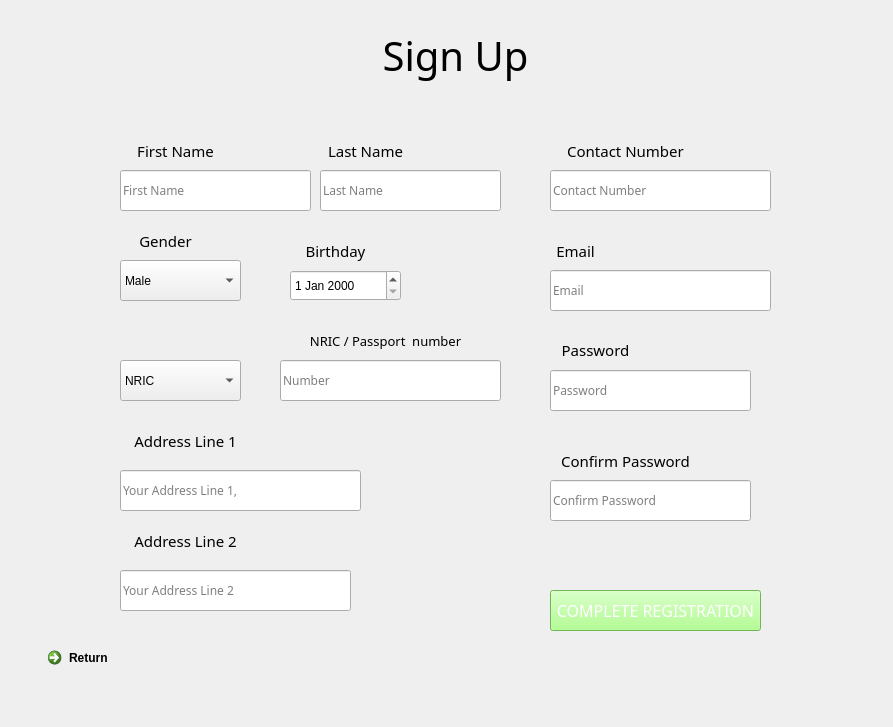
<?xml version="1.0" encoding="UTF-8"?>
<ui version="4.0">
 <class>RegisterPage</class>
 <widget class="QWidget" name="RegisterPage">
  <property name="geometry">
   <rect>
    <x>0</x>
    <y>0</y>
    <width>893</width>
    <height>727</height>
   </rect>
  </property>
  <property name="windowTitle">
   <string>Call A Doctor - Sign up page</string>
  </property>
  <widget class="QLineEdit" name="NameInput">
   <property name="geometry">
    <rect>
     <x>120</x>
     <y>170</y>
     <width>191</width>
     <height>41</height>
    </rect>
   </property>
   <property name="font">
    <font>
     <family>Bahnschrift Light</family>
    </font>
   </property>
   <property name="toolTip">
    <string>&lt;html&gt;&lt;head/&gt;&lt;body&gt;&lt;p&gt;Username&lt;/p&gt;&lt;p&gt;&lt;br/&gt;&lt;/p&gt;&lt;/body&gt;&lt;/html&gt;</string>
   </property>
   <property name="styleSheet">
    <string notr="true">Username</string>
   </property>
   <property name="text">
    <string/>
   </property>
   <property name="placeholderText">
    <string>First Name</string>
   </property>
  </widget>
  <widget class="QLabel" name="Welcome_label_2">
   <property name="enabled">
    <bool>true</bool>
   </property>
   <property name="geometry">
    <rect>
     <x>320</x>
     <y>20</y>
     <width>271</width>
     <height>71</height>
    </rect>
   </property>
   <property name="sizePolicy">
    <sizepolicy hsizetype="Preferred" vsizetype="Preferred">
     <horstretch>0</horstretch>
     <verstretch>0</verstretch>
    </sizepolicy>
   </property>
   <property name="font">
    <font>
     <family>Yu Gothic UI Semibold</family>
     <pointsize>30</pointsize>
     <weight>7</weight>
     <italic>false</italic>
     <bold>false</bold>
    </font>
   </property>
   <property name="layoutDirection">
    <enum>Qt::LeftToRight</enum>
   </property>
   <property name="autoFillBackground">
    <bool>false</bool>
   </property>
   <property name="styleSheet">
    <string notr="true">
font: 63 30pt &quot;Yu Gothic UI Semibold&quot;;</string>
   </property>
   <property name="text">
    <string>Sign Up</string>
   </property>
   <property name="alignment">
    <set>Qt::AlignCenter</set>
   </property>
  </widget>
  <widget class="QLineEdit" name="emailInput">
   <property name="geometry">
    <rect>
     <x>550</x>
     <y>270</y>
     <width>221</width>
     <height>41</height>
    </rect>
   </property>
   <property name="font">
    <font>
     <family>Bahnschrift Light</family>
    </font>
   </property>
   <property name="toolTip">
    <string>&lt;html&gt;&lt;head/&gt;&lt;body&gt;&lt;p&gt;Username&lt;/p&gt;&lt;p&gt;&lt;br/&gt;&lt;/p&gt;&lt;/body&gt;&lt;/html&gt;</string>
   </property>
   <property name="styleSheet">
    <string notr="true">Username</string>
   </property>
   <property name="text">
    <string/>
   </property>
   <property name="placeholderText">
    <string>Email</string>
   </property>
  </widget>
  <widget class="QLabel" name="FirstName">
   <property name="enabled">
    <bool>true</bool>
   </property>
   <property name="geometry">
    <rect>
     <x>50</x>
     <y>130</y>
     <width>251</width>
     <height>41</height>
    </rect>
   </property>
   <property name="sizePolicy">
    <sizepolicy hsizetype="Preferred" vsizetype="Preferred">
     <horstretch>0</horstretch>
     <verstretch>0</verstretch>
    </sizepolicy>
   </property>
   <property name="minimumSize">
    <size>
     <width>251</width>
     <height>41</height>
    </size>
   </property>
   <property name="font">
    <font>
     <family>Yu Gothic UI Semibold</family>
     <pointsize>11</pointsize>
     <weight>7</weight>
     <italic>false</italic>
     <bold>false</bold>
    </font>
   </property>
   <property name="toolTip">
    <string>&lt;html&gt;&lt;head/&gt;&lt;body&gt;&lt;p&gt;&lt;span style=&quot; font-size:10pt; font-weight:600;&quot;&gt;First name&lt;/span&gt;&lt;/p&gt;&lt;/body&gt;&lt;/html&gt;</string>
   </property>
   <property name="layoutDirection">
    <enum>Qt::LeftToRight</enum>
   </property>
   <property name="autoFillBackground">
    <bool>false</bool>
   </property>
   <property name="styleSheet">
    <string notr="true">
font: 63 11pt &quot;Yu Gothic UI Semibold&quot;;</string>
   </property>
   <property name="text">
    <string>First Name</string>
   </property>
   <property name="alignment">
    <set>Qt::AlignCenter</set>
   </property>
  </widget>
  <widget class="QLabel" name="Welcome_label_5">
   <property name="enabled">
    <bool>true</bool>
   </property>
   <property name="geometry">
    <rect>
     <x>450</x>
     <y>230</y>
     <width>251</width>
     <height>41</height>
    </rect>
   </property>
   <property name="sizePolicy">
    <sizepolicy hsizetype="Preferred" vsizetype="Preferred">
     <horstretch>0</horstretch>
     <verstretch>0</verstretch>
    </sizepolicy>
   </property>
   <property name="minimumSize">
    <size>
     <width>251</width>
     <height>41</height>
    </size>
   </property>
   <property name="font">
    <font>
     <family>Yu Gothic UI Semibold</family>
     <pointsize>11</pointsize>
     <weight>7</weight>
     <italic>false</italic>
     <bold>false</bold>
    </font>
   </property>
   <property name="toolTip">
    <string>&lt;html&gt;&lt;head/&gt;&lt;body&gt;&lt;p&gt;&lt;span style=&quot; font-size:10pt; font-weight:600;&quot;&gt;First name&lt;/span&gt;&lt;/p&gt;&lt;/body&gt;&lt;/html&gt;</string>
   </property>
   <property name="layoutDirection">
    <enum>Qt::LeftToRight</enum>
   </property>
   <property name="autoFillBackground">
    <bool>false</bool>
   </property>
   <property name="styleSheet">
    <string notr="true">
font: 63 11pt &quot;Yu Gothic UI Semibold&quot;;</string>
   </property>
   <property name="text">
    <string>Email</string>
   </property>
   <property name="alignment">
    <set>Qt::AlignCenter</set>
   </property>
  </widget>
  <widget class="QLineEdit" name="passwordInput">
   <property name="geometry">
    <rect>
     <x>550</x>
     <y>370</y>
     <width>201</width>
     <height>41</height>
    </rect>
   </property>
   <property name="font">
    <font>
     <family>Bahnschrift Light</family>
    </font>
   </property>
   <property name="toolTip">
    <string>&lt;html&gt;&lt;head/&gt;&lt;body&gt;&lt;p&gt;Username&lt;/p&gt;&lt;p&gt;&lt;br/&gt;&lt;/p&gt;&lt;/body&gt;&lt;/html&gt;</string>
   </property>
   <property name="styleSheet">
    <string notr="true">Username</string>
   </property>
   <property name="text">
    <string/>
   </property>
   <property name="placeholderText">
    <string>Password</string>
   </property>
  </widget>
  <widget class="QLabel" name="Welcome_label_6">
   <property name="enabled">
    <bool>true</bool>
   </property>
   <property name="geometry">
    <rect>
     <x>470</x>
     <y>330</y>
     <width>251</width>
     <height>41</height>
    </rect>
   </property>
   <property name="sizePolicy">
    <sizepolicy hsizetype="Preferred" vsizetype="Preferred">
     <horstretch>0</horstretch>
     <verstretch>0</verstretch>
    </sizepolicy>
   </property>
   <property name="minimumSize">
    <size>
     <width>251</width>
     <height>41</height>
    </size>
   </property>
   <property name="font">
    <font>
     <family>Yu Gothic UI Semibold</family>
     <pointsize>11</pointsize>
     <weight>7</weight>
     <italic>false</italic>
     <bold>false</bold>
    </font>
   </property>
   <property name="toolTip">
    <string>&lt;html&gt;&lt;head/&gt;&lt;body&gt;&lt;p&gt;&lt;br/&gt;&lt;/p&gt;&lt;/body&gt;&lt;/html&gt;</string>
   </property>
   <property name="layoutDirection">
    <enum>Qt::LeftToRight</enum>
   </property>
   <property name="autoFillBackground">
    <bool>false</bool>
   </property>
   <property name="styleSheet">
    <string notr="true">
font: 63 11pt &quot;Yu Gothic UI Semibold&quot;;</string>
   </property>
   <property name="text">
    <string>&lt;html&gt;&lt;head/&gt;&lt;body&gt;&lt;p align=&quot;center&quot;&gt;Password&lt;/p&gt;&lt;/body&gt;&lt;/html&gt;</string>
   </property>
   <property name="alignment">
    <set>Qt::AlignCenter</set>
   </property>
  </widget>
  <widget class="QLineEdit" name="confirmPasswordInput">
   <property name="geometry">
    <rect>
     <x>550</x>
     <y>480</y>
     <width>201</width>
     <height>41</height>
    </rect>
   </property>
   <property name="font">
    <font>
     <family>Bahnschrift Light</family>
    </font>
   </property>
   <property name="toolTip">
    <string>&lt;html&gt;&lt;head/&gt;&lt;body&gt;&lt;p&gt;Username&lt;/p&gt;&lt;p&gt;&lt;br/&gt;&lt;/p&gt;&lt;/body&gt;&lt;/html&gt;</string>
   </property>
   <property name="styleSheet">
    <string notr="true">Username</string>
   </property>
   <property name="text">
    <string/>
   </property>
   <property name="placeholderText">
    <string>Confirm Password</string>
   </property>
  </widget>
  <widget class="QLabel" name="Welcome_label_7">
   <property name="enabled">
    <bool>true</bool>
   </property>
   <property name="geometry">
    <rect>
     <x>500</x>
     <y>440</y>
     <width>251</width>
     <height>41</height>
    </rect>
   </property>
   <property name="sizePolicy">
    <sizepolicy hsizetype="Preferred" vsizetype="Preferred">
     <horstretch>0</horstretch>
     <verstretch>0</verstretch>
    </sizepolicy>
   </property>
   <property name="minimumSize">
    <size>
     <width>251</width>
     <height>41</height>
    </size>
   </property>
   <property name="font">
    <font>
     <family>Yu Gothic UI Semibold</family>
     <pointsize>11</pointsize>
     <weight>7</weight>
     <italic>false</italic>
     <bold>false</bold>
    </font>
   </property>
   <property name="toolTip">
    <string>&lt;html&gt;&lt;head/&gt;&lt;body&gt;&lt;p&gt;&lt;span style=&quot; font-size:10pt; font-weight:600;&quot;&gt;First name&lt;/span&gt;&lt;/p&gt;&lt;/body&gt;&lt;/html&gt;</string>
   </property>
   <property name="layoutDirection">
    <enum>Qt::LeftToRight</enum>
   </property>
   <property name="autoFillBackground">
    <bool>false</bool>
   </property>
   <property name="styleSheet">
    <string notr="true">
font: 63 11pt &quot;Yu Gothic UI Semibold&quot;;</string>
   </property>
   <property name="text">
    <string>Confirm Password</string>
   </property>
   <property name="alignment">
    <set>Qt::AlignCenter</set>
   </property>
  </widget>
  <widget class="QLineEdit" name="addressLine1Input">
   <property name="geometry">
    <rect>
     <x>120</x>
     <y>470</y>
     <width>241</width>
     <height>41</height>
    </rect>
   </property>
   <property name="font">
    <font>
     <family>Bahnschrift Light</family>
    </font>
   </property>
   <property name="toolTip">
    <string>&lt;html&gt;&lt;head/&gt;&lt;body&gt;&lt;p&gt;Username&lt;/p&gt;&lt;p&gt;&lt;br/&gt;&lt;/p&gt;&lt;/body&gt;&lt;/html&gt;</string>
   </property>
   <property name="styleSheet">
    <string notr="true">Username</string>
   </property>
   <property name="text">
    <string/>
   </property>
   <property name="placeholderText">
    <string>Your Address Line 1,</string>
   </property>
  </widget>
  <widget class="QLabel" name="Welcome_label_8">
   <property name="enabled">
    <bool>true</bool>
   </property>
   <property name="geometry">
    <rect>
     <x>60</x>
     <y>420</y>
     <width>251</width>
     <height>41</height>
    </rect>
   </property>
   <property name="sizePolicy">
    <sizepolicy hsizetype="Preferred" vsizetype="Preferred">
     <horstretch>0</horstretch>
     <verstretch>0</verstretch>
    </sizepolicy>
   </property>
   <property name="minimumSize">
    <size>
     <width>251</width>
     <height>41</height>
    </size>
   </property>
   <property name="font">
    <font>
     <family>Yu Gothic UI Semibold</family>
     <pointsize>11</pointsize>
     <weight>7</weight>
     <italic>false</italic>
     <bold>false</bold>
    </font>
   </property>
   <property name="toolTip">
    <string>&lt;html&gt;&lt;head/&gt;&lt;body&gt;&lt;p&gt;&lt;span style=&quot; font-size:10pt; font-weight:600;&quot;&gt;First name&lt;/span&gt;&lt;/p&gt;&lt;/body&gt;&lt;/html&gt;</string>
   </property>
   <property name="layoutDirection">
    <enum>Qt::LeftToRight</enum>
   </property>
   <property name="autoFillBackground">
    <bool>false</bool>
   </property>
   <property name="styleSheet">
    <string notr="true">
font: 63 11pt &quot;Yu Gothic UI Semibold&quot;;</string>
   </property>
   <property name="text">
    <string>Address Line 1</string>
   </property>
   <property name="alignment">
    <set>Qt::AlignCenter</set>
   </property>
  </widget>
  <widget class="QLabel" name="Welcome_label_9">
   <property name="enabled">
    <bool>true</bool>
   </property>
   <property name="geometry">
    <rect>
     <x>60</x>
     <y>520</y>
     <width>251</width>
     <height>41</height>
    </rect>
   </property>
   <property name="sizePolicy">
    <sizepolicy hsizetype="Preferred" vsizetype="Preferred">
     <horstretch>0</horstretch>
     <verstretch>0</verstretch>
    </sizepolicy>
   </property>
   <property name="minimumSize">
    <size>
     <width>251</width>
     <height>41</height>
    </size>
   </property>
   <property name="font">
    <font>
     <family>Yu Gothic UI Semibold</family>
     <pointsize>11</pointsize>
     <weight>7</weight>
     <italic>false</italic>
     <bold>false</bold>
    </font>
   </property>
   <property name="toolTip">
    <string>&lt;html&gt;&lt;head/&gt;&lt;body&gt;&lt;p&gt;&lt;span style=&quot; font-size:10pt; font-weight:600;&quot;&gt;First name&lt;/span&gt;&lt;/p&gt;&lt;/body&gt;&lt;/html&gt;</string>
   </property>
   <property name="layoutDirection">
    <enum>Qt::LeftToRight</enum>
   </property>
   <property name="autoFillBackground">
    <bool>false</bool>
   </property>
   <property name="styleSheet">
    <string notr="true">
font: 63 11pt &quot;Yu Gothic UI Semibold&quot;;</string>
   </property>
   <property name="text">
    <string>Address Line 2</string>
   </property>
   <property name="alignment">
    <set>Qt::AlignCenter</set>
   </property>
  </widget>
  <widget class="QLineEdit" name="addressLine2Input">
   <property name="geometry">
    <rect>
     <x>120</x>
     <y>570</y>
     <width>231</width>
     <height>41</height>
    </rect>
   </property>
   <property name="font">
    <font>
     <family>Bahnschrift Light</family>
    </font>
   </property>
   <property name="toolTip">
    <string>&lt;html&gt;&lt;head/&gt;&lt;body&gt;&lt;p&gt;Username&lt;/p&gt;&lt;p&gt;&lt;br/&gt;&lt;/p&gt;&lt;/body&gt;&lt;/html&gt;</string>
   </property>
   <property name="styleSheet">
    <string notr="true">Username</string>
   </property>
   <property name="text">
    <string/>
   </property>
   <property name="placeholderText">
    <string>Your Address Line 2</string>
   </property>
  </widget>
  <widget class="QPushButton" name="RegisterButton">
   <property name="geometry">
    <rect>
     <x>550</x>
     <y>590</y>
     <width>211</width>
     <height>41</height>
    </rect>
   </property>
   <property name="font">
    <font>
     <family>Bahnschrift SemiLight SemiConde</family>
     <pointsize>12</pointsize>
    </font>
   </property>
   <property name="autoFillBackground">
    <bool>false</bool>
   </property>
   <property name="styleSheet">
    <string notr="true">background-color: #9dff73;
color: #FFFFFF;
</string>
   </property>
   <property name="text">
    <string>COMPLETE REGISTRATION</string>
   </property>
   <property name="autoDefault">
    <bool>false</bool>
   </property>
  </widget>
  <widget class="QCommandLinkButton" name="commandLinkButton">
   <property name="geometry">
    <rect>
     <x>40</x>
     <y>640</y>
     <width>185</width>
     <height>41</height>
    </rect>
   </property>
   <property name="text">
    <string>Return</string>
   </property>
  </widget>
  <widget class="QLabel" name="Welcome_label_13">
   <property name="enabled">
    <bool>true</bool>
   </property>
   <property name="geometry">
    <rect>
     <x>0</x>
     <y>220</y>
     <width>251</width>
     <height>41</height>
    </rect>
   </property>
   <property name="sizePolicy">
    <sizepolicy hsizetype="Preferred" vsizetype="Preferred">
     <horstretch>0</horstretch>
     <verstretch>0</verstretch>
    </sizepolicy>
   </property>
   <property name="minimumSize">
    <size>
     <width>251</width>
     <height>41</height>
    </size>
   </property>
   <property name="font">
    <font>
     <family>Yu Gothic UI Semibold</family>
     <pointsize>10</pointsize>
     <weight>7</weight>
     <italic>false</italic>
     <bold>false</bold>
    </font>
   </property>
   <property name="toolTip">
    <string>&lt;html&gt;&lt;head/&gt;&lt;body&gt;&lt;p&gt;&lt;span style=&quot; font-size:10pt; font-weight:600;&quot;&gt;First name&lt;/span&gt;&lt;/p&gt;&lt;/body&gt;&lt;/html&gt;</string>
   </property>
   <property name="layoutDirection">
    <enum>Qt::LeftToRight</enum>
   </property>
   <property name="autoFillBackground">
    <bool>false</bool>
   </property>
   <property name="styleSheet">
    <string notr="true">
font: 63 10pt &quot;Yu Gothic UI Semibold&quot;;</string>
   </property>
   <property name="text">
    <string/>
   </property>
   <property name="alignment">
    <set>Qt::AlignCenter</set>
   </property>
  </widget>
  <widget class="QComboBox" name="GenderBox">
   <property name="geometry">
    <rect>
     <x>120</x>
     <y>260</y>
     <width>121</width>
     <height>41</height>
    </rect>
   </property>
   <property name="currentText">
    <string>Male</string>
   </property>
   <item>
    <property name="text">
     <string>Male</string>
    </property>
   </item>
   <item>
    <property name="text">
     <string>Female</string>
    </property>
   </item>
  </widget>
  <widget class="QLabel" name="Welcome_label_14">
   <property name="enabled">
    <bool>true</bool>
   </property>
   <property name="geometry">
    <rect>
     <x>40</x>
     <y>220</y>
     <width>251</width>
     <height>41</height>
    </rect>
   </property>
   <property name="sizePolicy">
    <sizepolicy hsizetype="Preferred" vsizetype="Preferred">
     <horstretch>0</horstretch>
     <verstretch>0</verstretch>
    </sizepolicy>
   </property>
   <property name="minimumSize">
    <size>
     <width>251</width>
     <height>41</height>
    </size>
   </property>
   <property name="font">
    <font>
     <family>Yu Gothic UI Semibold</family>
     <pointsize>11</pointsize>
     <weight>7</weight>
     <italic>false</italic>
     <bold>false</bold>
    </font>
   </property>
   <property name="toolTip">
    <string>&lt;html&gt;&lt;head/&gt;&lt;body&gt;&lt;p&gt;&lt;span style=&quot; font-size:10pt; font-weight:600;&quot;&gt;First name&lt;/span&gt;&lt;/p&gt;&lt;/body&gt;&lt;/html&gt;</string>
   </property>
   <property name="layoutDirection">
    <enum>Qt::LeftToRight</enum>
   </property>
   <property name="autoFillBackground">
    <bool>false</bool>
   </property>
   <property name="styleSheet">
    <string notr="true">
font: 63 11pt &quot;Yu Gothic UI Semibold&quot;;</string>
   </property>
   <property name="text">
    <string>Gender</string>
   </property>
   <property name="alignment">
    <set>Qt::AlignCenter</set>
   </property>
  </widget>
  <widget class="QDateEdit" name="BirthdateEdit">
   <property name="geometry">
    <rect>
     <x>290</x>
     <y>270</y>
     <width>111</width>
     <height>31</height>
    </rect>
   </property>
  </widget>
  <widget class="QLabel" name="Welcome_label_15">
   <property name="enabled">
    <bool>true</bool>
   </property>
   <property name="geometry">
    <rect>
     <x>210</x>
     <y>230</y>
     <width>251</width>
     <height>41</height>
    </rect>
   </property>
   <property name="sizePolicy">
    <sizepolicy hsizetype="Preferred" vsizetype="Preferred">
     <horstretch>0</horstretch>
     <verstretch>0</verstretch>
    </sizepolicy>
   </property>
   <property name="minimumSize">
    <size>
     <width>251</width>
     <height>41</height>
    </size>
   </property>
   <property name="font">
    <font>
     <family>Yu Gothic UI Semibold</family>
     <pointsize>11</pointsize>
     <weight>7</weight>
     <italic>false</italic>
     <bold>false</bold>
    </font>
   </property>
   <property name="toolTip">
    <string>&lt;html&gt;&lt;head/&gt;&lt;body&gt;&lt;p&gt;&lt;span style=&quot; font-size:10pt; font-weight:600;&quot;&gt;First name&lt;/span&gt;&lt;/p&gt;&lt;/body&gt;&lt;/html&gt;</string>
   </property>
   <property name="layoutDirection">
    <enum>Qt::LeftToRight</enum>
   </property>
   <property name="autoFillBackground">
    <bool>false</bool>
   </property>
   <property name="styleSheet">
    <string notr="true">
font: 63 11pt &quot;Yu Gothic UI Semibold&quot;;</string>
   </property>
   <property name="text">
    <string>Birthday</string>
   </property>
   <property name="alignment">
    <set>Qt::AlignCenter</set>
   </property>
  </widget>
  <widget class="QLineEdit" name="NumberInput">
   <property name="geometry">
    <rect>
     <x>280</x>
     <y>360</y>
     <width>221</width>
     <height>41</height>
    </rect>
   </property>
   <property name="font">
    <font>
     <family>Bahnschrift Light</family>
    </font>
   </property>
   <property name="toolTip">
    <string>&lt;html&gt;&lt;head/&gt;&lt;body&gt;&lt;p&gt;Username&lt;/p&gt;&lt;p&gt;&lt;br/&gt;&lt;/p&gt;&lt;/body&gt;&lt;/html&gt;</string>
   </property>
   <property name="styleSheet">
    <string notr="true">Username</string>
   </property>
   <property name="text">
    <string/>
   </property>
   <property name="placeholderText">
    <string>Number</string>
   </property>
  </widget>
  <widget class="QLabel" name="Welcome_label_10">
   <property name="enabled">
    <bool>true</bool>
   </property>
   <property name="geometry">
    <rect>
     <x>260</x>
     <y>320</y>
     <width>251</width>
     <height>41</height>
    </rect>
   </property>
   <property name="sizePolicy">
    <sizepolicy hsizetype="Preferred" vsizetype="Preferred">
     <horstretch>0</horstretch>
     <verstretch>0</verstretch>
    </sizepolicy>
   </property>
   <property name="minimumSize">
    <size>
     <width>251</width>
     <height>41</height>
    </size>
   </property>
   <property name="font">
    <font>
     <family>Yu Gothic UI Semibold</family>
     <pointsize>10</pointsize>
     <weight>7</weight>
     <italic>false</italic>
     <bold>false</bold>
    </font>
   </property>
   <property name="toolTip">
    <string>&lt;html&gt;&lt;head/&gt;&lt;body&gt;&lt;p&gt;&lt;span style=&quot; font-size:10pt; font-weight:600;&quot;&gt;First name&lt;/span&gt;&lt;/p&gt;&lt;/body&gt;&lt;/html&gt;</string>
   </property>
   <property name="layoutDirection">
    <enum>Qt::LeftToRight</enum>
   </property>
   <property name="autoFillBackground">
    <bool>false</bool>
   </property>
   <property name="styleSheet">
    <string notr="true">
font: 63 10pt &quot;Yu Gothic UI Semibold&quot;;</string>
   </property>
   <property name="text">
    <string>NRIC / Passport  number</string>
   </property>
   <property name="alignment">
    <set>Qt::AlignCenter</set>
   </property>
  </widget>
  <widget class="QComboBox" name="NumberType">
   <property name="geometry">
    <rect>
     <x>120</x>
     <y>360</y>
     <width>121</width>
     <height>41</height>
    </rect>
   </property>
   <item>
    <property name="text">
     <string>NRIC</string>
    </property>
   </item>
   <item>
    <property name="text">
     <string>Passport</string>
    </property>
   </item>
  </widget>
  <widget class="QLineEdit" name="LastNameInput">
   <property name="geometry">
    <rect>
     <x>320</x>
     <y>170</y>
     <width>181</width>
     <height>41</height>
    </rect>
   </property>
   <property name="font">
    <font>
     <family>Bahnschrift Light</family>
    </font>
   </property>
   <property name="toolTip">
    <string>&lt;html&gt;&lt;head/&gt;&lt;body&gt;&lt;p&gt;Username&lt;/p&gt;&lt;p&gt;&lt;br/&gt;&lt;/p&gt;&lt;/body&gt;&lt;/html&gt;</string>
   </property>
   <property name="styleSheet">
    <string notr="true">Username</string>
   </property>
   <property name="text">
    <string/>
   </property>
   <property name="placeholderText">
    <string>Last Name</string>
   </property>
  </widget>
  <widget class="QLabel" name="LastName">
   <property name="enabled">
    <bool>true</bool>
   </property>
   <property name="geometry">
    <rect>
     <x>240</x>
     <y>130</y>
     <width>251</width>
     <height>41</height>
    </rect>
   </property>
   <property name="sizePolicy">
    <sizepolicy hsizetype="Preferred" vsizetype="Preferred">
     <horstretch>0</horstretch>
     <verstretch>0</verstretch>
    </sizepolicy>
   </property>
   <property name="minimumSize">
    <size>
     <width>251</width>
     <height>41</height>
    </size>
   </property>
   <property name="font">
    <font>
     <family>Yu Gothic UI Semibold</family>
     <pointsize>11</pointsize>
     <weight>7</weight>
     <italic>false</italic>
     <bold>false</bold>
    </font>
   </property>
   <property name="toolTip">
    <string>&lt;html&gt;&lt;head/&gt;&lt;body&gt;&lt;p&gt;&lt;span style=&quot; font-size:10pt; font-weight:600;&quot;&gt;First name&lt;/span&gt;&lt;/p&gt;&lt;/body&gt;&lt;/html&gt;</string>
   </property>
   <property name="layoutDirection">
    <enum>Qt::LeftToRight</enum>
   </property>
   <property name="autoFillBackground">
    <bool>false</bool>
   </property>
   <property name="styleSheet">
    <string notr="true">
font: 63 11pt &quot;Yu Gothic UI Semibold&quot;;</string>
   </property>
   <property name="text">
    <string>Last Name</string>
   </property>
   <property name="alignment">
    <set>Qt::AlignCenter</set>
   </property>
  </widget>
  <widget class="QLineEdit" name="contactNumberInput">
   <property name="geometry">
    <rect>
     <x>550</x>
     <y>170</y>
     <width>221</width>
     <height>41</height>
    </rect>
   </property>
   <property name="font">
    <font>
     <family>Bahnschrift Light</family>
    </font>
   </property>
   <property name="toolTip">
    <string>&lt;html&gt;&lt;head/&gt;&lt;body&gt;&lt;p&gt;Username&lt;/p&gt;&lt;p&gt;&lt;br/&gt;&lt;/p&gt;&lt;/body&gt;&lt;/html&gt;</string>
   </property>
   <property name="styleSheet">
    <string notr="true">Username</string>
   </property>
   <property name="text">
    <string/>
   </property>
   <property name="placeholderText">
    <string>Contact Number</string>
   </property>
  </widget>
  <widget class="QLabel" name="Welcome_label_16">
   <property name="enabled">
    <bool>true</bool>
   </property>
   <property name="geometry">
    <rect>
     <x>500</x>
     <y>130</y>
     <width>251</width>
     <height>41</height>
    </rect>
   </property>
   <property name="sizePolicy">
    <sizepolicy hsizetype="Preferred" vsizetype="Preferred">
     <horstretch>0</horstretch>
     <verstretch>0</verstretch>
    </sizepolicy>
   </property>
   <property name="minimumSize">
    <size>
     <width>251</width>
     <height>41</height>
    </size>
   </property>
   <property name="font">
    <font>
     <family>Yu Gothic UI Semibold</family>
     <pointsize>11</pointsize>
     <weight>7</weight>
     <italic>false</italic>
     <bold>false</bold>
    </font>
   </property>
   <property name="toolTip">
    <string>&lt;html&gt;&lt;head/&gt;&lt;body&gt;&lt;p&gt;&lt;span style=&quot; font-size:10pt; font-weight:600;&quot;&gt;First name&lt;/span&gt;&lt;/p&gt;&lt;/body&gt;&lt;/html&gt;</string>
   </property>
   <property name="layoutDirection">
    <enum>Qt::LeftToRight</enum>
   </property>
   <property name="autoFillBackground">
    <bool>false</bool>
   </property>
   <property name="styleSheet">
    <string notr="true">
font: 63 11pt &quot;Yu Gothic UI Semibold&quot;;</string>
   </property>
   <property name="text">
    <string>Contact Number</string>
   </property>
   <property name="alignment">
    <set>Qt::AlignCenter</set>
   </property>
  </widget>
 </widget>
 <resources/>
 <connections/>
</ui>
